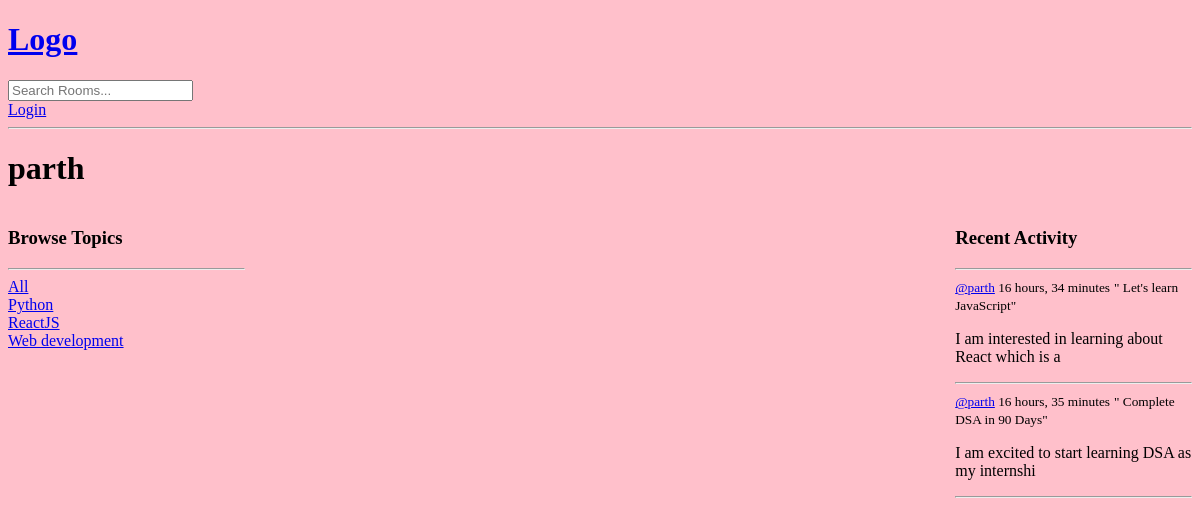
Page /profile/2/ on the earlier database version.
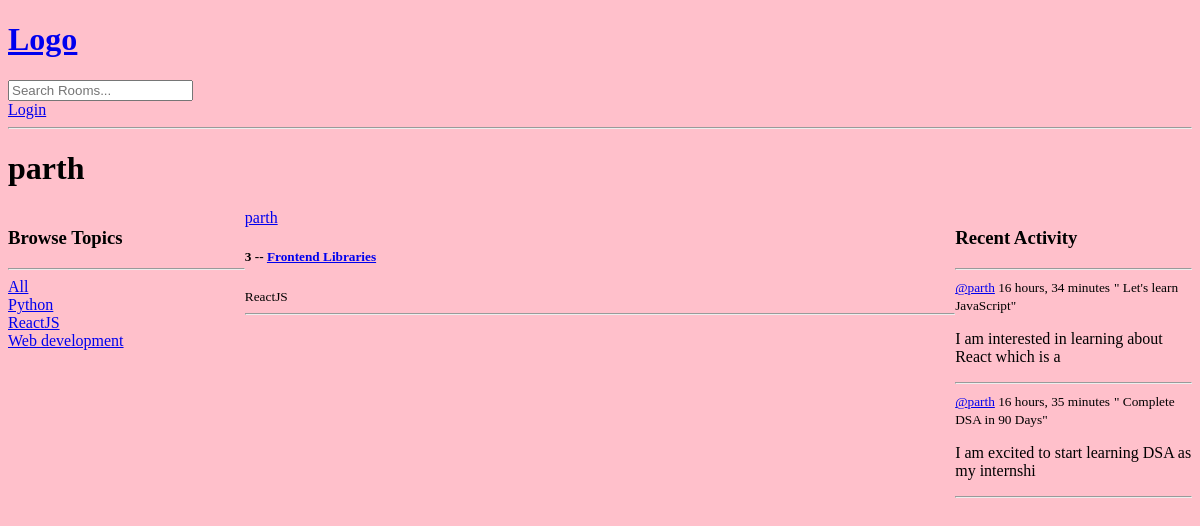
Same page on the later database version.
### base/models.py (models this page shows, shortened)
class Topic(models.Model):
    name = models.CharField(max_length=200)

class Message(models.Model):
    user = models.ForeignKey(User, on_delete=models.CASCADE)
    room = models.ForeignKey(Room, on_delete=models.CASCADE)
    body = models.TextField()
    updated = models.DateTimeField(auto_now=True)
    created = models.DateTimeField(auto_now_add=True)
    class Meta:
        ordering = ['-updated', '-created']
    def __str__(self):
        return self.body[0:50]

class Room(models.Model):
    host = models.ForeignKey(User, null=True, on_delete=models.SET_NULL)
    topic = models.ForeignKey(Topic, null=True, on_delete=models.SET_NULL)
    name = models.CharField(max_length=200)
    description = models.TextField(null=True, blank=True)
    participants = models.ManyToManyField(User, related_name='participants', blank=True)
    updated = models.DateTimeField(auto_now=True)
    created = models.DateTimeField(auto_now_add=True)
    class Meta:
        ordering = ['-updated', '-created']
    def __str__(self):
        return self.name

### base/views.py (the view)
# urls.py: path('profile/<str:pk>/', views.userProfile, name='user-profile'),
def userProfile(request, pk):
    user = User.objects.get(id=pk)
    rooms = user.room_set.all()
    room_messages = user.message_set.all()
    topics = Topic.objects.all()
    context = {'user': user, 'rooms': rooms, 'room_messages': room_messages, 'topics': topics}
    return render(request, 'base/profile.html', context)

### base/templates/base/profile.html (shortened to what this page needs)
{% extends 'main.html' %}
{% block content %}
<h1>{{user.username}}</h1>
<div class="profile-container">
    <div>
        {% include 'base/topics_component.html' %}
    </div>
    <div>
        {% include 'base/feed_component.html' %}
    </div>
    <div>
        {% include 'base/activity_component.html' %}
    </div>
</div>
{% endblock %}

### templates/main.html (shortened to what this page needs)
<!DOCTYPE html>
{% load static %}
<html lang="en">
<head>
    <link rel="stylesheet" href="{% static 'styles/main.css' %}">
</head>
<body>
    {% include 'navbar.html' %}
    {% block content %}
    {% endblock %}
</body>
</html>

### templates/navbar.html
<a href="/">
    <h1> Logo </h1>
</a>
<form method="GET" action="{% url 'home' %}">
    <input type="text" name="q" placeholder="Search Rooms..." />
</form>
{% if request.user.is_authenticated %}
<p>Hello {{request.user}}</p>
<a href="{% url 'logout' %}">Logout</a>
{% else %}
<a href="{% url 'login' %}">Login</a>
{% endif %}
<hr>

### base/templates/base/topics_component.html
<h3>Browse Topics</h3>
        <hr>
        <div>
            <a href="{% url 'home' %}">All</a>
        </div>
        {% for topic in topics %}
            <div>
                <a href="{% url 'home' %}?q={{topic.name}}">{{topic.name}}</a>
            </div>
        {% endfor %}

### base/templates/base/feed_component.html (shortened to what this page needs)
<div>
    {% for room in rooms %}
        <div>
            <a href="{% url 'user-profile' room.host.id %}">{{room.host.username}}</a>
            <h5>{{room.id}} -- <a href="{% url 'room' room.id %}">{{room.name}}</a></h5>
            <small>{{room.topic.name}}</small>
            <hr>
        </div>
    {% endfor %}
</div>

### base/templates/base/activity_component.html (shortened to what this page needs)
    <h3>Recent Activity</h3>
        <hr>
        {% for message in room_messages %}
            <div>
                <small><a href="{% url 'user-profile' message.user.id %}">@{{message.user}}</a> {{message.created|timesince}}</small>
                <small>" {{message.room}}"</small>
                <p>{{message}}</p>
                <hr>
            </div>
        {% endfor %}

### static/styles/main.css (style rules this page uses)
body { background-color: pink; }

### base/templates/base/profile.html (style rules this page uses)
.profile-container { display: grid; grid-template-columns: 1fr 3fr 1fr; }

Differences in the rows shown:
added Room: host.username "parth", id "3", name "Frontend Libraries", topic.name "ReactJS"
